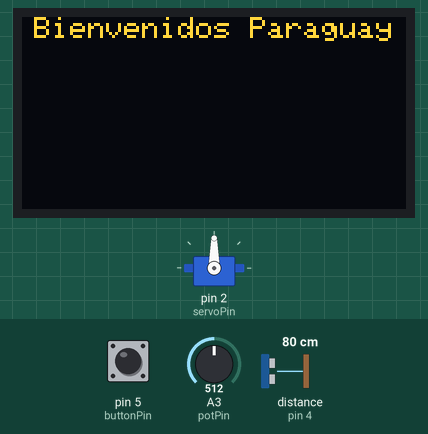
Simulated run of this sketch. Board: Arduino Uno, built with avr-gcc and run on an emulated ATmega328P. Parts: servo, 128×64 one-colour display. Inputs (shaded band) come from the test bench; at power-on: A3 (potPin) = 512, pin 5 (buttonPin) LOW, distance to the obstacle (sensor on pin 4) 80 cm. The OLED is the two-colour kind (top 16 rows yellow); the display library's start-up logo is not drawn.

Above: at 5.2 s.
5.3 s: A3 (potPin) set to 716
At 6.5 s:
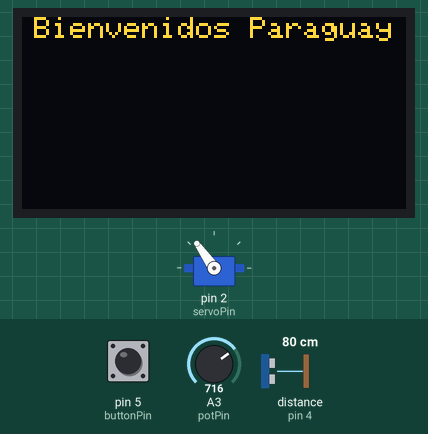
6.8 s: A3 (potPin) set to 900
At 7.7 s:
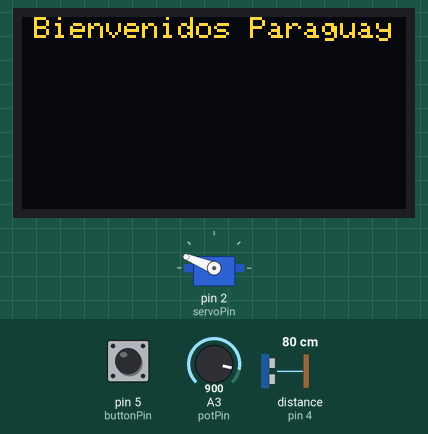
8.3 s: A3 (potPin) set to 1010
At 8.7 s:
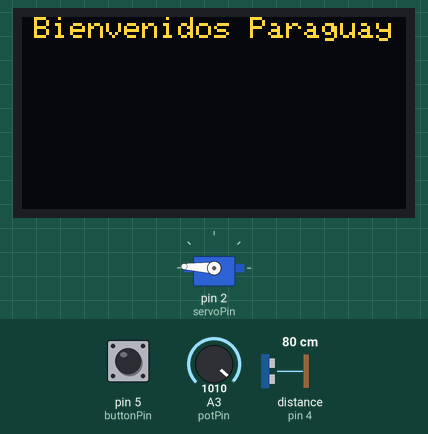
9.8 s: A3 (potPin) set to 1023
At 11.0 s:
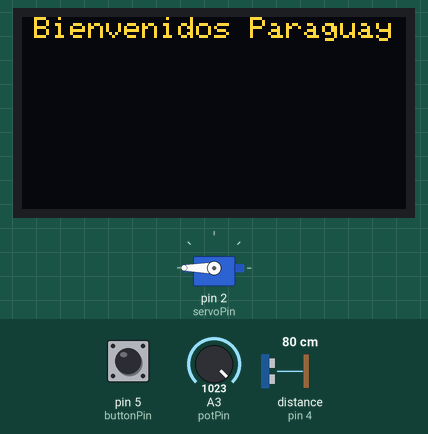
13.8 s: A3 (potPin) set to 306
At 15.2 s:
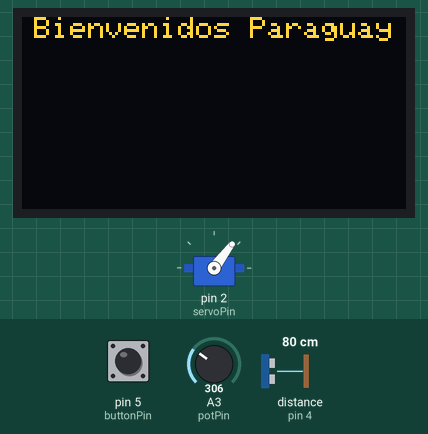
Timing chart, 0 to 16.3 s (numbered marks = the images above; inputs shaded):
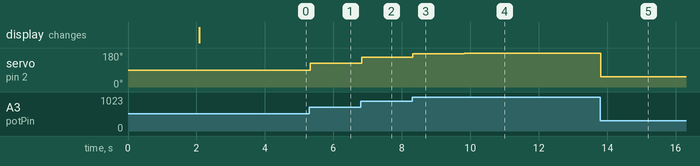

The sketch:

_trainingdisplay_works_32.ino
```cpp
#include <Servo.h>
#include "Ultrasonic.h"
#include <Wire.h>
#include <Adafruit_GFX.h>
#include <Adafruit_SSD1306.h>

#define SCREEN_WIDTH 128 // OLED display width, in pixels
#define SCREEN_HEIGHT 64 // OLED display height, in pixels
#define OLED_RESET -1
#define SCREEN_ADDRESS 0x3C // Address for 128x64 OLED display

Adafruit_SSD1306 display(SCREEN_WIDTH, SCREEN_HEIGHT, &Wire, OLED_RESET);

// Constants for pin connections
const int servoPin = 2;
const int potPin = A3;
const int buttonPin = 5;
const int ultrasonicPin = 4;

// Create servo object and ultrasonic sensor object
Servo myservo;
Ultrasonic ultrasonic(ultrasonicPin);

// Variables for sensor readings
int val;
long RangeInCentimeters;
int buttonState;
int lastButtonState = LOW;
unsigned long buttonPressStartTime;

// Variables for recording data
const int maxRecords = 100;
int recordedPositions[maxRecords];
long recordedDistances[maxRecords];
int recordCount = 0;
bool recording = false;
bool playingBack = false;
long targetDistance = -1;

// Setup function
void setup() {
  // Initialize serial communication
  Serial.begin(9600);

  // Attach the servo to the pin
  myservo.attach(servoPin);

  // Initialize the pushbutton pin as an input
  pinMode(buttonPin, INPUT);

  // Initialize the display

  display.begin(SSD1306_SWITCHCAPVCC, SCREEN_ADDRESS);

  display.display();
  delay(2000);

  display.clearDisplay();
  display.setTextColor(WHITE);
  display.setTextSize(1);
  int16_t x1, y1;
  uint16_t w, h;
  display.getTextBounds("Bienvenidos Paraguay", 0, 0, &x1, &y1, &w, &h);
  display.setCursor((SCREEN_WIDTH - w) / 2, 0);
  display.println("Bienvenidos Paraguay");
  display.display();
  delay(2000);
  display.clearDisplay();
}


// Loop function
void loop() {
  // Read the value from the potentiometer
  val = analogRead(potPin);

  // Map the potentiometer value to the servo position (0-180 degrees)
  val = map(val, 0, 1023, 0, 180);

  // Read the distance from the ultrasonic sensor
  RangeInCentimeters = ultrasonic.MeasureInCentimeters();

  // Read the pushbutton state
  buttonState = digitalRead(buttonPin);

  // Check if the button is pressed
  if (buttonState == HIGH && lastButtonState == LOW) {
    // Button was just pressed
    buttonPressStartTime = millis();
  } else if (buttonState == LOW && lastButtonState == HIGH) {
    // Button was just released
    unsigned long pressDuration = millis() - buttonPressStartTime;
    if (pressDuration >= 2000) {
      // Button was held for 2 seconds or more
      if (recordCount > 0) {
        playingBack = true;
        Serial.println("Starting playback.");
      }
    } else if (pressDuration >= 1000 && pressDuration < 2000) {
      // Button was held for 1 second or more but less than 2 seconds
      if (!recording) {
        targetDistance = RangeInCentimeters;
        Serial.print("Target distance set to: ");
        Serial.println(targetDistance);
        recordData(val, RangeInCentimeters); // Record the servo position and distance
        //displayTrain();
        delay(15);
      }
    }
  }

  // Update the last button state
  lastButtonState = buttonState;

  // If playing back, set servo based on recorded distances
  if (playingBack) {
    playbackServoPosition(RangeInCentimeters);
    //displayListo();
  } else {
    // Set the servo position if not playing back
    myservo.write(val);
  }

  // Small delay to stabilize readings
  delay(15);
}

// Function to record data
void recordData(int servoPosition, long distance) {
  if (recordCount < maxRecords) {
    recordedPositions[recordCount] = servoPosition;
    recordedDistances[recordCount] = distance;
    recordCount++;
    Serial.print("Recorded Servo Position: ");
    Serial.print(servoPosition);
    Serial.print(" degrees, Distance: ");
    Serial.print(distance);
    Serial.println(" cm");
  } else {
    Serial.println("Memory Full: Cannot record more data.");
  }
  delay(15);
}

// Function to play back recorded data based on current distance
void playbackServoPosition(long currentDistance) {
  // Find the closest recorded distance to the current distance
  int closestIndex = -1;
  long closestDistance = 999999; // Arbitrary large number for initial comparison

  for (int i = 0; i < recordCount; i++) {
    long distanceDiff = abs(currentDistance - recordedDistances[i]);
    if (distanceDiff < closestDistance) {
      closestDistance = distanceDiff;
      closestIndex = i;
    }
  }

  // Set the servo to the position corresponding to the closest distance
  if (closestIndex != -1) {
    myservo.write(recordedPositions[closestIndex]);
    Serial.print("Playback Servo Position: ");
    Serial.print(recordedPositions[closestIndex]);
    Serial.print(" degrees, Distance: ");
    Serial.print(recordedDistances[closestIndex]);
    Serial.println(" cm");
  }
}

// Function to display "Listo" message
int16_t x1, y1;
uint16_t w, h;

//void displayListo() {
  //display.getTextBounds("Listo", 0, 0, &x1, &y1, &w, &h);
 // display.setCursor((SCREEN_WIDTH - w) / 2, (SCREEN_HEIGHT - h) / 2);
  //display.println("Listo");
 // display.display();
//}

// Function to display "Entrenando..." message
//void displayTrain() {
  //display.getTextBounds("Entrenando...", 0, 0, &x1, &y1, &w, &h);
  //display.setCursor((SCREEN_WIDTH - w) / 2, (SCREEN_HEIGHT - h) / 2);
  //display.println("Entrenando...");
 // display.display();
```

Measured:
- after the input at 5.3 s, servo on pin 2 (servoPin): 90° → 125° at once
- after the input at 6.8 s, servo on pin 2 (servoPin): 125° → 158° at once
- after the input at 8.3 s, servo on pin 2 (servoPin): 158° → 177° at once
- after the input at 9.8 s, servo on pin 2 (servoPin): 177° → 180° at once
- after the input at 13.8 s, servo on pin 2 (servoPin): 180° → 53° at once
